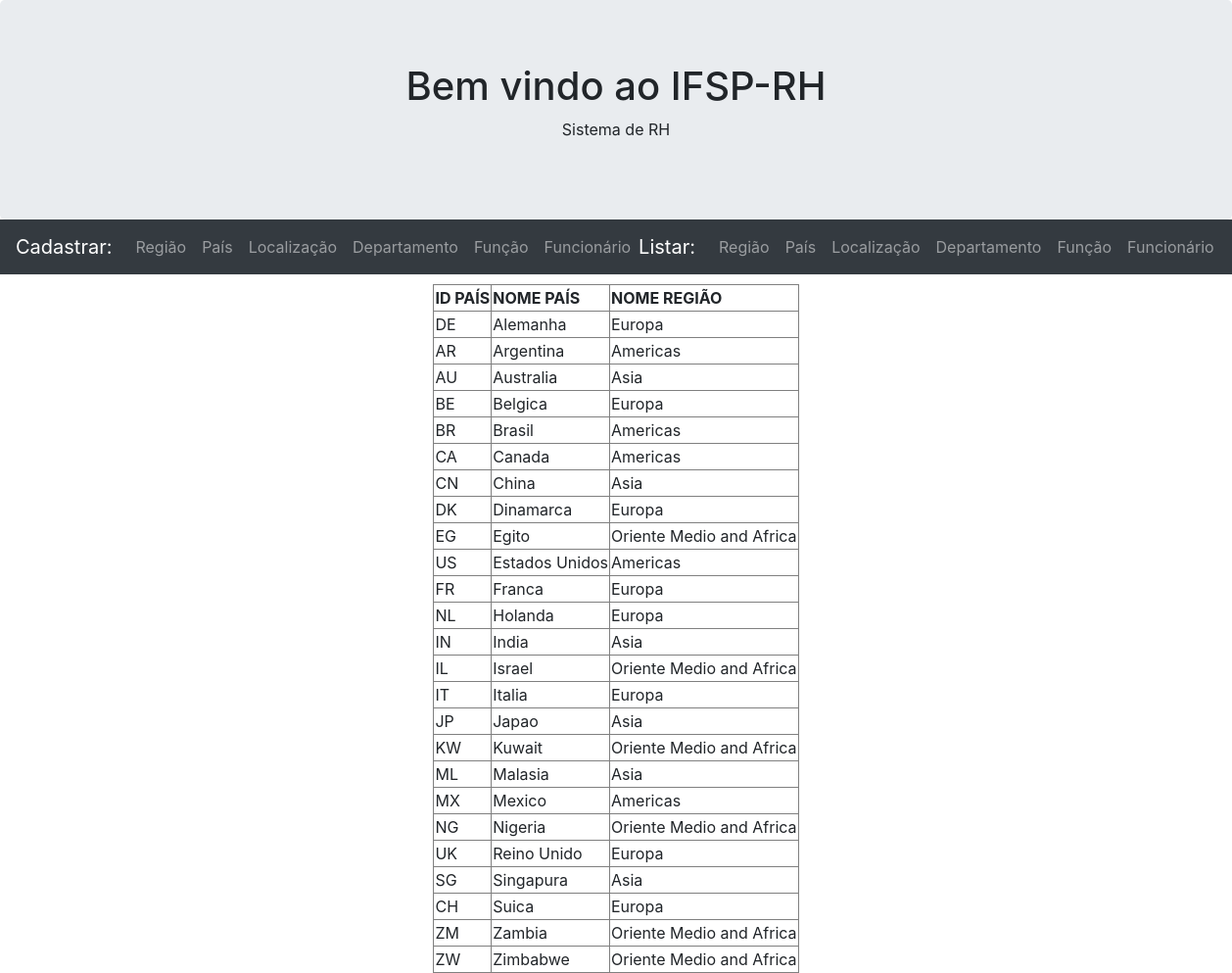
Before: /listar_pais.php with the older database file.
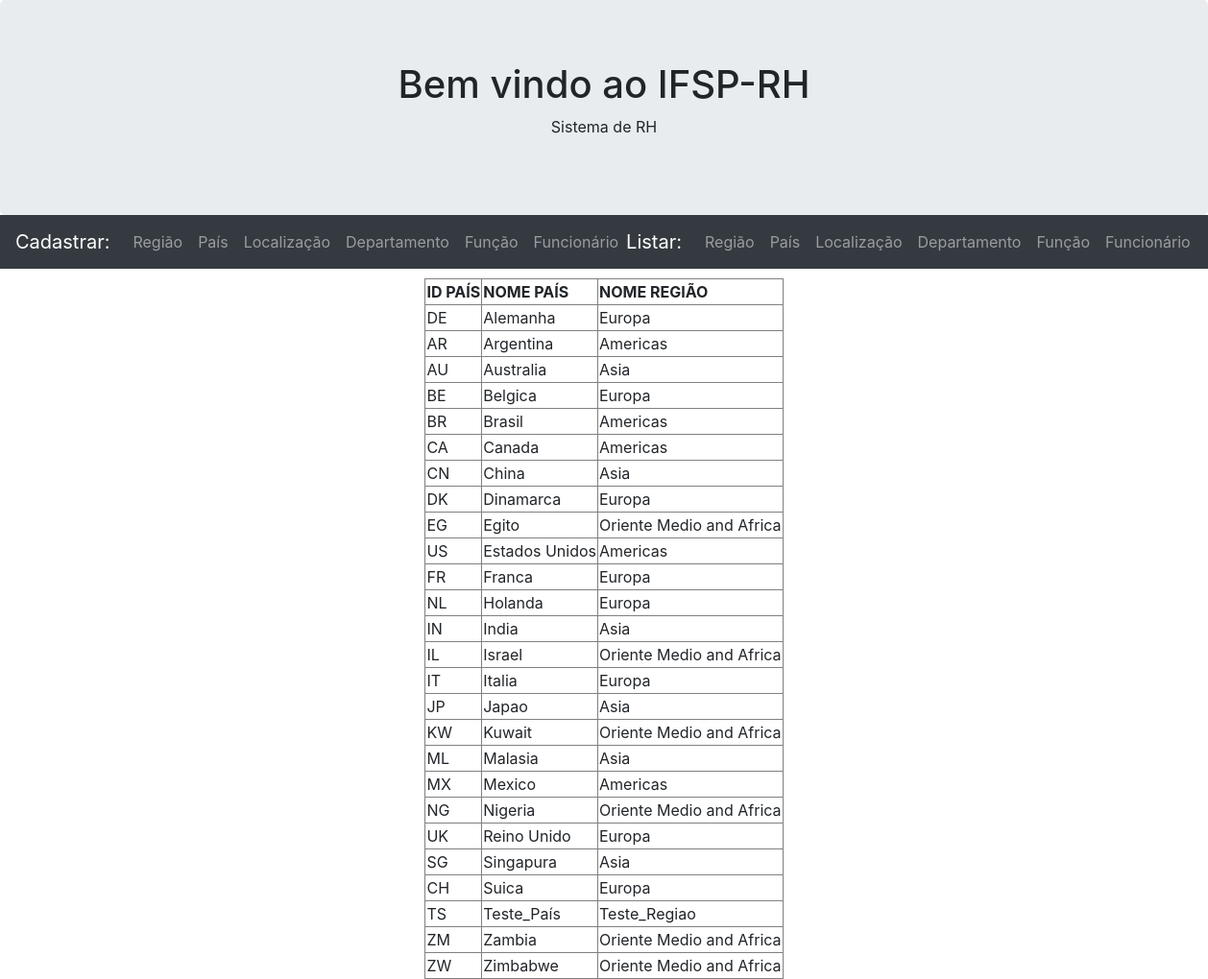
After: the same page with the newer database file.
### tables this page shows
CREATE TABLE `pais` (
  `ID_PAIS` char(2) NOT NULL,
  `NOME_PAIS` varchar(40) DEFAULT NULL,
  `ID_REGIAO` int(11) DEFAULT NULL
);

CREATE TABLE `regiao` (
  `ID_REGIAO` int(11) NOT NULL,
  `NOME_REGIAO` varchar(25) DEFAULT NULL
);

### listar_pais.php (the view)
<?php
    include "cabecalho.php";
    include "conexao.php";
    $sql = "SELECT NOME_PAIS, ID_PAIS, NOME_REGIAO FROM PAIS
                                            INNER JOIN
                                        REGIAO ON PAIS.ID_REGIAO = REGIAO.ID_REGIAO
                                     ORDER BY NOME_PAIS";
    $resultado = $conexao->query($sql);
?>
<center>
<table border='1'>
    <tr>
        <th>ID PAÍS</th>
        <th>NOME PAÍS</th>
        <th>NOME REGIÃO</th>
    </tr>
    <?php
        foreach($resultado as $i=>$t){
            echo "<tr>
                    <td>".$t["ID_PAIS"]."</td>
                    <td>".$t["NOME_PAIS"]."</td>
                    <td>".$t["NOME_REGIAO"]."</td>
                  </tr>";
        }
    ?>
</table>
</center>
</body>
</html>

Changed rows visible on the page:
added pais: ID_PAIS "TS", NOME_PAIS "Teste_País", ID_REGIAO.NOME_REGIAO "Teste_Regiao"
